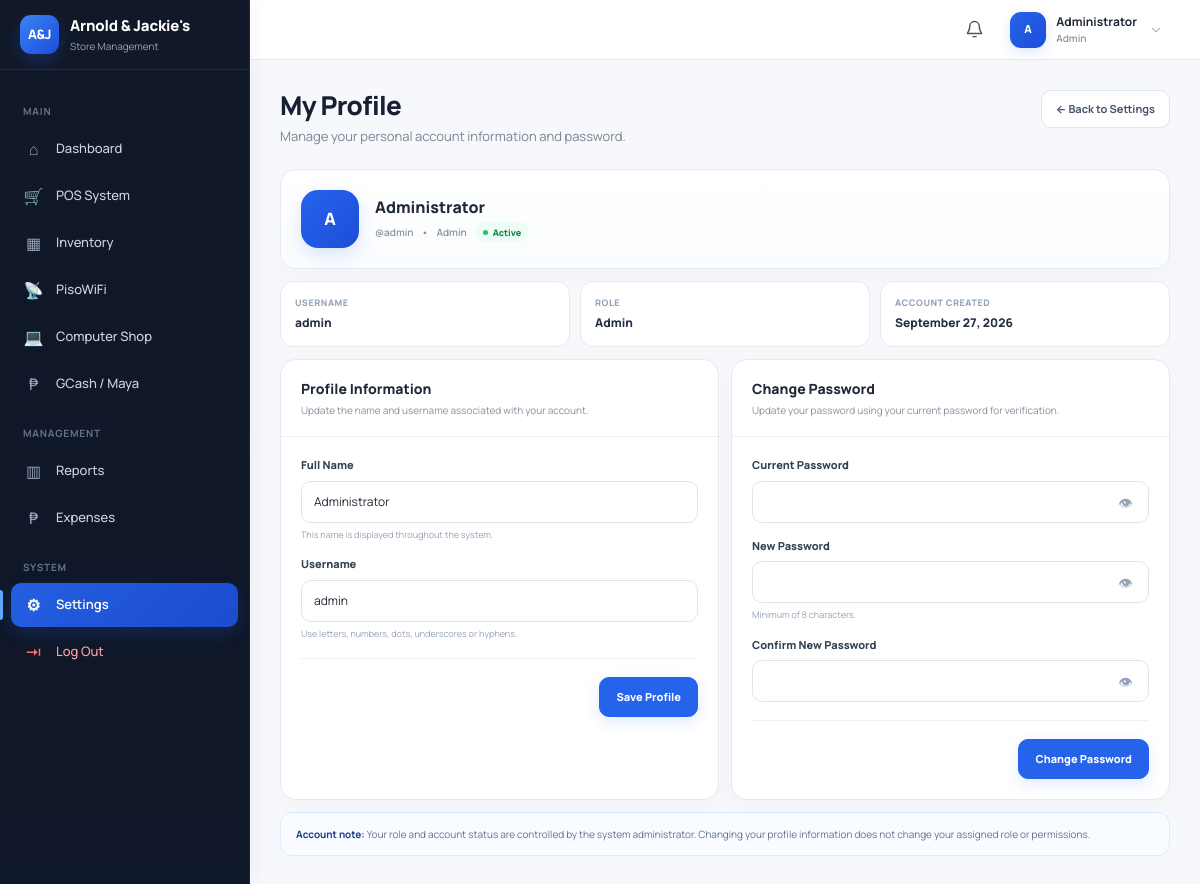
The app's page /settings/profile.php (signed in) with its own data.
### tables this page shows
CREATE TABLE `users` (
  `id` int(10) unsigned NOT NULL AUTO_INCREMENT,
  `username` varchar(50) NOT NULL,
  `password` varchar(255) NOT NULL,
  `full_name` varchar(100) NOT NULL,
  `role` enum('admin','cashier','staff') NOT NULL DEFAULT 'staff',
  `is_active` tinyint(1) NOT NULL DEFAULT 1,
  `created_at` timestamp NOT NULL DEFAULT current_timestamp(),
  PRIMARY KEY (`id`),
  UNIQUE KEY `username` (`username`)
);

### settings/profile.php (the view, shortened to what this page needs)
<?php
require_once '../config/auth.php';
$basePath = '../';
$currentUserId =
    (int)($_SESSION['user_id'] ?? 0);
try {
    $userStmt = $pdo->prepare("
        SELECT
            id,
            username,
            full_name,
            role,
            is_active,
            created_at
        FROM users
        WHERE id = ?
        LIMIT 1
    ");
    $userStmt->execute([
        $currentUserId
    ]);
    $user = $userStmt->fetch(
        PDO::FETCH_ASSOC
    );
} catch (PDOException $e) {
    error_log(
        'Profile load error: '
            . $e->getMessage()
    );
    die('Unable to load your profile.');
}
$roleLabel =
    ucfirst(
        strtolower(
            $user['role']
        )
    );
$statusLabel =
    (int)$user['is_active'] === 1
    ? 'Active'
    : 'Inactive';
$createdDate = '';
if (
    !empty($user['created_at'])
) {
    try {
        $createdDate =
            (new DateTime(
                $user['created_at']
            ))->format(
                'F d, Y'
            );
    } catch (Exception $e) {
        $createdDate =
            $user['created_at'];
    }
}
?>
<!doctype html>
<html lang="en">
<head>
    <link
        rel="stylesheet"
        href="<?= $basePath ?>assets/css/admin.css">
</head>
<body>
    <?php require_once $basePath . 'includes/sidebar.php'; ?>
    <div class="main">
        <?php require_once $basePath . 'includes/topbar.php'; ?>
        <main class="content">
            <div class="profile-page">
                <div class="profile-page-header">
                    <div>
                        <h1 class="profile-page-title">
                            My Profile
                        </h1>
                        <p class="profile-page-subtitle">
                            Manage your personal account information and password.
                        </p>
                    </div>
                    <a
                        href="index.php"
                        class="profile-back-button">
                        ← Back to Settings
                    </a>
                </div>
                <section class="profile-hero">
                    <div class="profile-hero-avatar"
                        id="profileHeroAvatar">
                        <?= htmlspecialchars(
                            $profileInitials,
                            ENT_QUOTES,
                            'UTF-8'
                        ) ?>
                    </div>
                    <div>
                        <h2
                            class="profile-hero-name"
                            id="profileHeroName">
                            <?= htmlspecialchars(
                                $user['full_name'],
                                ENT_QUOTES,
                                'UTF-8'
                            ) ?>
                        </h2>
                        <div class="profile-hero-meta">
                            <span>
                                @<?= htmlspecialchars(
                                        $user['username'],
                                        ENT_QUOTES,
                                        'UTF-8'
                                    ) ?>
                            </span>
                            <span>
                                •
                            </span>
                            <span>
                                <?= htmlspecialchars(
                                    $roleLabel,
                                    ENT_QUOTES,
                                    'UTF-8'
                                ) ?>
                            </span>
                            <span class="profile-status">
                                <span class="profile-status-dot"></span>
                                <?= htmlspecialchars(
                                    $statusLabel,
                                    ENT_QUOTES,
                                    'UTF-8'
                                ) ?>
                            </span>
                        </div>
                    </div>
                </section>
                <div class="profile-info-grid">
                    <div class="profile-info-card">
                        <div class="profile-info-label">
                            Username
                        </div>
                        <div
                            class="profile-info-value"
                            id="profileSummaryUsername">
                            <?= htmlspecialchars(
                                $user['username'],
                                ENT_QUOTES,
                                'UTF-8'
                            ) ?>
                        </div>
                    </div>
                    <div class="profile-info-card">
                        <div class="profile-info-label">
                            Role
                        </div>
                        <div class="profile-info-value">
                            <?= htmlspecialchars(
                                $roleLabel,
                                ENT_QUOTES,
                                'UTF-8'
                            ) ?>
                        </div>
                    </div>
                    <div class="profile-info-card">
                        <div class="profile-info-label">
                            Account Created
                        </div>
                        <div class="profile-info-value">
                            <?= htmlspecialchars(
                                $createdDate,
                                ENT_QUOTES,
                                'UTF-8'
                            ) ?>
                        </div>
                    </div>
                </div>
                <div class="profile-content-grid">
                    <section class="profile-section">
                        <div class="profile-section-header">
                            <h2 class="profile-section-title">
                                Profile Information
                            </h2>
                            <p class="profile-section-subtitle">
                                Update the name and username associated with your account.
                            </p>
                        </div>
                        <div class="profile-section-body">
                            <form
                                method="post"
                                id="profileForm">
                                <div class="profile-field">
                                    <label
                                        for="profileFullName"
                                        class="profile-label">
                                        Full Name
                                    </label>
                                    <input
                                        type="text"
                                        id="profileFullName"
                                        name="full_name"
                                        class="profile-input"
                                        maxlength="100"
                                        value="<?= htmlspecialchars(
                                                    $user['full_name'],
                                                    ENT_QUOTES,
                                                    'UTF-8'
                                                ) ?>"
                                        required>
                                    <div class="profile-help">
                                        This name is displayed throughout the system.
                                    </div>
                                </div>
                                <div class="profile-field">
                                    <label
                                        for="profileUsername"
                                        class="profile-label">
                                        Username
                                    </label>
                                    <input
                                        type="text"
                                        id="profileUsername"
                                        name="username"
                                        class="profile-input"
                                        maxlength="50"
                                        value="<?= htmlspecialchars(
                                                    $user['username'],
                                                    ENT_QUOTES,
                                                    'UTF-8'
                                                ) ?>"
                                        autocomplete="username"
                                        required>
                                    <div class="profile-help">
                                        Use letters, numbers, dots, underscores or hyphens.
                                    </div>
                                </div>
                                <div class="profile-form-footer">
                                    <button
                                        type="submit"
                                        class="profile-save-button"
                                        id="saveProfileButton">
                                        Save Profile
                                    </button>
                                </div>
                            </form>
                        </div>
                    </section>
                    <section class="profile-section">
                        <div class="profile-section-header">
                            <h2 class="profile-section-title">
                                Change Password
                            </h2>
                            <p class="profile-section-subtitle">
                                Update your password using your current password for verification.
                            </p>
                        </div>
                        <div class="profile-section-body">
                            <form
                                method="post"
                                id="passwordForm">
                                <div class="profile-field">
                                    <label
                                        for="currentPassword"
                                        class="profile-label">
                                        Current Password
                                    </label>
                                    <div class="password-wrapper">
                                        <input
                                            type="password"
                                            id="currentPassword"
                                            name="current_password"
                                            class="profile-input"
                                            autocomplete="current-password"
                                            required>
                                        <button
                                            type="button"
                                            class="password-toggle"
                                            data-target="currentPassword"
                                            aria-label="Show current password">
                                            👁
                                        </button>
                                    </div>
                                </div>
                                <div class="profile-field">
                                    <label
                                        for="newPassword"
                                        class="profile-label">
                                        New Password
                                    </label>
                                    <div class="password-wrapper">
                                        <input
                                            type="password"
                                            id="newPassword"
                                            name="new_password"
                                            class="profile-input"
                                            minlength="8"
                                            autocomplete="new-password"
                                            required>
                                        <button
                                            type="button"
                                            class="password-toggle"
                                            data-target="newPassword"
                                            aria-label="Show new password">
                                            👁
                                        </button>
                                    </div>
                                    <div class="profile-help">
                                        Minimum of 8 characters.
                                    </div>
                                </div>
                                <div class="profile-field">
                                    <label
                                        for="confirmPassword"
                                        class="profile-label">
                                        Confirm New Password
                                    </label>
                                    <div class="password-wrapper">
                                        <input
                                            type="password"
                                            id="confirmPassword"
                                            name="confirm_password"
                                            class="profile-input"
                                            minlength="8"
                                            autocomplete="new-password"
                                            required>
                                        <button
                                            type="button"
                                            class="password-toggle"
                                            data-target="confirmPassword"
                                            aria-label="Show confirm password">
                                            👁
                                        </button>
                                    </div>
                                </div>
                                <div class="profile-form-footer">
                                    <button
                                        type="submit"
                                        class="profile-save-button"
                                        id="changePasswordButton">
                                        Change Password
                                    </button>
                                </div>
                            </form>
                        </div>
                    </section>
                </div>
                <div class="profile-note">
                    <strong>
                        Account note:
                    </strong>
                    Your role and account status are controlled by the system administrator.
                    Changing your profile information does not change your assigned role or permissions.
                </div>
            </div>
        </main>
    </div>
</body>
</html>

### records on screen
users: full_name "Administrator", username "admin", role "Admin", is_active "Active", created_at "September 27, 2026"

### other values on screen
$profileInitials "A"
$profileName "Administrator"
$profileRoleLabel "Admin"
